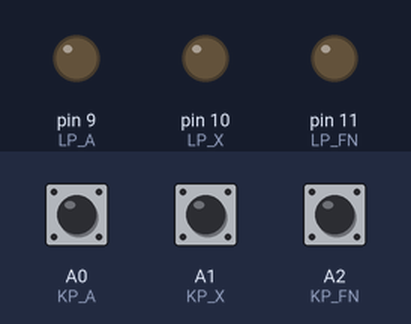
This sketch was run on a simulated Arduino Leonardo, built with avr-gcc and run on an emulated ATmega32U4. On the bench: output pins drawn as LEDs (lit = HIGH). The inputs (shaded band) are chosen by the test bench; at power-on: A0 (KP_A) HIGH, A1 (KP_X) HIGH, A2 (KP_FN) HIGH. What the sketch prints to the serial monitor is not drawn.

Above: at 2.2 s.
2.3 s: A0 (KP_A) pulled LOW for 1 s
At 3.1 s:
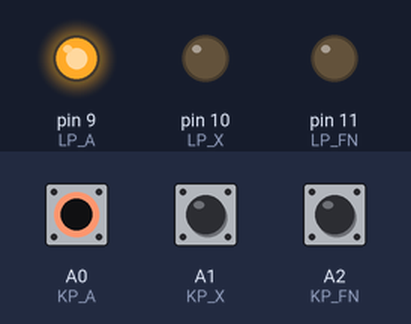
4.8 s: A1 (KP_X) pulled LOW for 0.15 s
At 4.91 s:
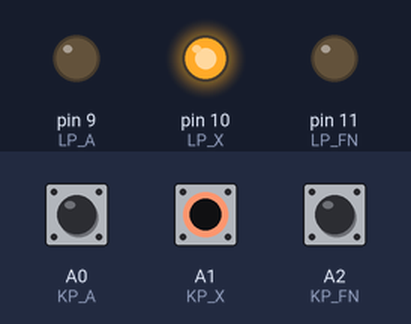
6.5 s: A2 (KP_FN) pulled LOW for 0.15 s
At 6.61 s:
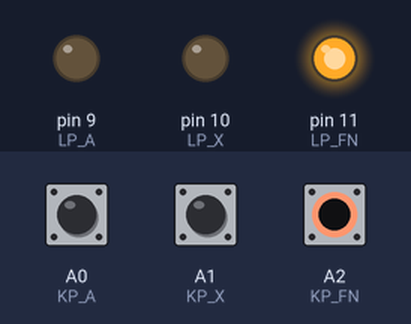
8.2 s: A1 (KP_X) pulled LOW for 1 s
At 9.8 s:
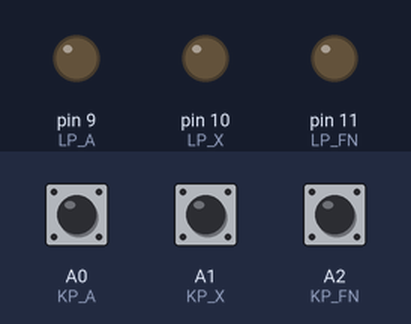
10.7 s: A1 (KP_X) pulled LOW for 3.2 s
At 12.0 s:
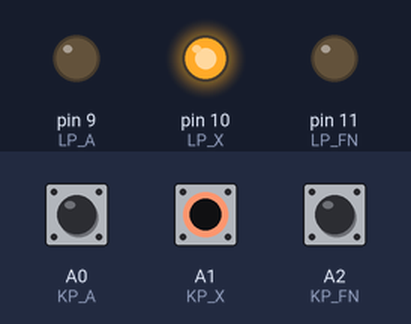
15.4 s: A2 (KP_FN) pulled LOW for 1 s
At 17.7 s:
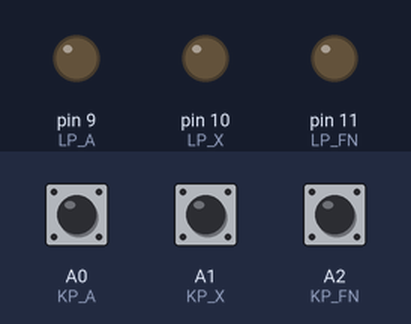
Timing chart, 0 to 18.9 s (numbered marks = the images above; inputs shaded):
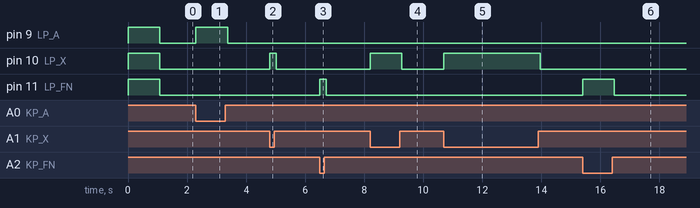

Measured:
- after the input at 2.3 s, pin 9 (LP_A): LOW → HIGH at once, → LOW 1.1 s later
- after the input at 4.8 s, pin 10 (LP_X): LOW → HIGH at once, → LOW 0.22 s later
- after the input at 6.5 s, pin 11 (LP_FN): LOW → HIGH at once, → LOW 0.22 s later
- after the input at 8.2 s, pin 10 (LP_X): LOW → HIGH at once, → LOW 1.1 s later
- after the input at 10.7 s, pin 10 (LP_X): LOW → HIGH at once, → LOW 3.3 s later
- after the input at 15.4 s, pin 11 (LP_FN): LOW → HIGH at once, → LOW 1.1 s later

The sketch:

AXFNLED_Light.ino
```cpp
/*By Novang*/
#include <Keyboard.h>

#define BAUDRATE    115200  // baudrate for serial communication
#define KP_A        A0      // a key pin number
#define KP_X        A1      // x key pin number
#define KP_FN       A2      // fn key pin number
#define LP_A        9       // a led pin number
#define LP_X        10      // x led pin number
#define LP_FN       11      // fn led pin number
#define PROC_SPD    250       // processing speed (us)
#define LD          255     // led power (0-255)
#define LD_TM       1     // led minus count (0-255)

int V_A = 0;    // for multi-key input processing
int V_X = 0;    // for multi-key input processing
int V_FN = 0;   // for multi-key input processing
int TM_A = LD;    // fading tmp value
int TM_X = LD;    // fading tmp value
int TM_FN = LD;   // fading tmp value
int _ON_A = 0;    // for prevent unnecessory processing
int _ON_X = 0;    // for prevent unnecessory processing
int _ON_FN = 0;   // for prevent unnecessory processing

/*
 * Init
*/
void setup() {
  Serial.begin(BAUDRATE);
  Serial.print("Arduino based osu keyboard. BY NOVANG! Welcome!\n");
  pinMode(KP_A,INPUT_PULLUP);     // define pinmode
  pinMode(KP_X,INPUT_PULLUP);
  pinMode(KP_FN,INPUT_PULLUP);
  pinMode(LP_A,OUTPUT);
  pinMode(LP_X,OUTPUT);
  pinMode(LP_FN,OUTPUT);
  digitalWrite(LP_A,LD);    // indicate start-up
  digitalWrite(LP_X,LD);
  digitalWrite(LP_FN,LD);
  delay(1000);
}

/*
 * Debug
*/
void debug() {
  Serial.print("KEY: ");
  Serial.print(digitalRead(KP_A));
  Serial.print(" ");
  Serial.print(digitalRead(KP_X));
  Serial.print(" ");
  Serial.print(digitalRead(KP_FN));
  Serial.print("   ");
  Serial.print("LED: ");
  Serial.print(digitalRead(LP_A));
  Serial.print(" ");
  Serial.print(digitalRead(LP_X));
  Serial.print(" ");
  Serial.print(digitalRead(LP_FN));
  Serial.print("\n");
}

/*
 * Read pin connection value
*/
void READPIN() {
  V_FN = digitalRead(KP_FN);
  V_A = digitalRead(KP_A);
  V_X = digitalRead(KP_X);
}

/*
 * Loop
*/
void loop() {
  delayMicroseconds(PROC_SPD);
  READPIN();

  if(V_FN == 0) {
    Keyboard.press('`');    // fn(`) key (replay)
    _ON_FN = 1;
    analogWrite(LP_FN,LD);
    TM_FN = LD;
  }else if(V_FN == 1) {
    if(_ON_FN == 1) {
      Keyboard.release('`');
      _ON_FN = 0;
    }
    if(TM_FN > 0) {
      TM_FN = TM_FN - LD_TM;
      analogWrite(LP_FN, TM_FN);
    }
  }

  if(V_A == 0) {
    Keyboard.press('a');    // a key (a)
    _ON_A = 1;
    analogWrite(LP_A,LD);
    TM_A = LD;
  }else if(V_A == 1) {
    if(_ON_A == 1) {
      Keyboard.release('a');
      _ON_A = 0;
    }
    if(TM_A > 0) {
      TM_A = TM_A - LD_TM;
      analogWrite(LP_A, TM_A);
    }
  }

  if(V_X == 0) {
    Keyboard.press('x');    // x key (x)
    _ON_X = 1;
    analogWrite(LP_X,LD);
    TM_X = LD;
  }else if(V_X == 1) {
    if(_ON_X == 1) {
      Keyboard.release('x');
      _ON_X = 0;
    }
    if(TM_X > 0) {
      TM_X = TM_X - LD_TM;
      analogWrite(LP_X, TM_X);
    }
  }
}
```
